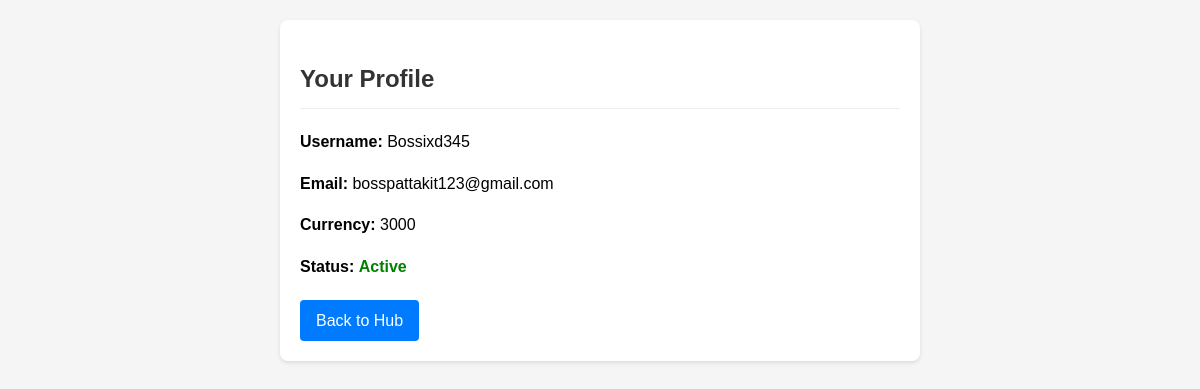
/accounts/profile/ (signed in), run on an earlier commit of the app's database.
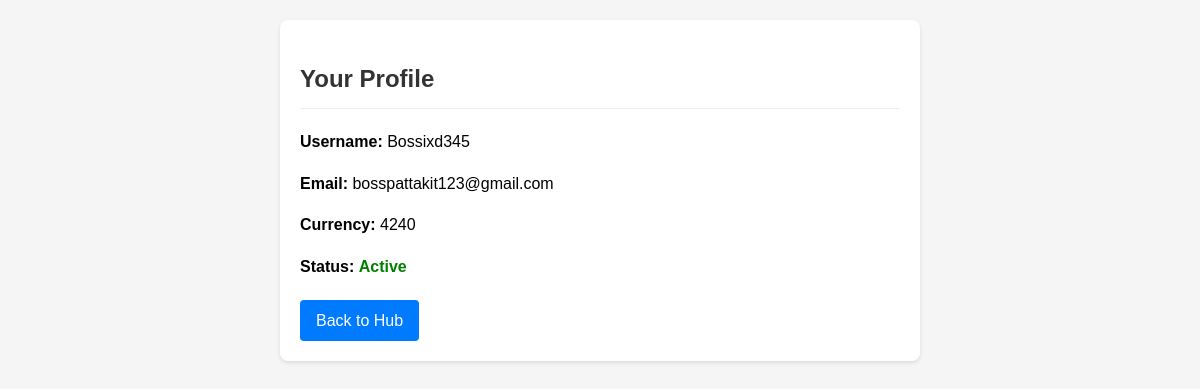
And on a later commit of the database.
### accounts/models.py (models this page shows, shortened)
class Profile(models.Model):
    user = models.OneToOneField(User, on_delete=models.CASCADE, related_name='profile')
    is_banned = models.BooleanField(default=False)
    currency = models.PositiveIntegerField(default=1000)

### accounts/views.py (the view)
# urls.py: path('profile/', views.profile_view, name='profile'),
@login_required(login_url='auths:login')
def profile_view(request):
    return render(request, 'accounts/profile.html', {
        'profile': Profile.objects.get(user=request.user)
    })

### accounts/templates/accounts/profile.html (shortened to what this page needs)
<!DOCTYPE html>
<html>
<head>
</head>
<body>
    <div class="profile-container">
        <h2>Your Profile</h2>
        <div class="profile-info">
            <p><strong>Username:</strong> {{ user.username }}</p>
            <p><strong>Email:</strong> {{ user.email }}</p>
            <p><strong>Currency:</strong> {{ profile.currency }}</p>
            <p><strong>Status:</strong>
                {% if profile.is_banned %}
                    <span class="banned">Banned</span>
                {% else %}
                    <span class="active">Active</span>
                {% endif %}
            </p>
        </div>
        <a href="/pokehub/" class="btn">Back to Hub</a>
    </div>
</body>
</html>

### accounts/templates/accounts/profile.html (style rules this page uses)
body { font-family: Arial, sans-serif; line-height: 1.6; margin: 0; padding: 20px; background-color: #f5f5f5; }
.profile-container { max-width: 600px; margin: 0 auto; background: white; padding: 20px; border-radius: 8px; box-shadow: 0 2px 4px rgba(0,0,0,0.1); }
h2 { color: #333; border-bottom: 1px solid #eee; padding-bottom: 10px; }
.profile-info { margin-bottom: 20px; }
.active { color: green; font-weight: bold; }
.btn { display: inline-block; background: #007bff; color: white; padding: 8px 16px; text-decoration: none; border-radius: 4px; margin-right: 10px; }

What changed in the data, as far as the page shows it:
changed Profile: currency "3000" → "4240"
